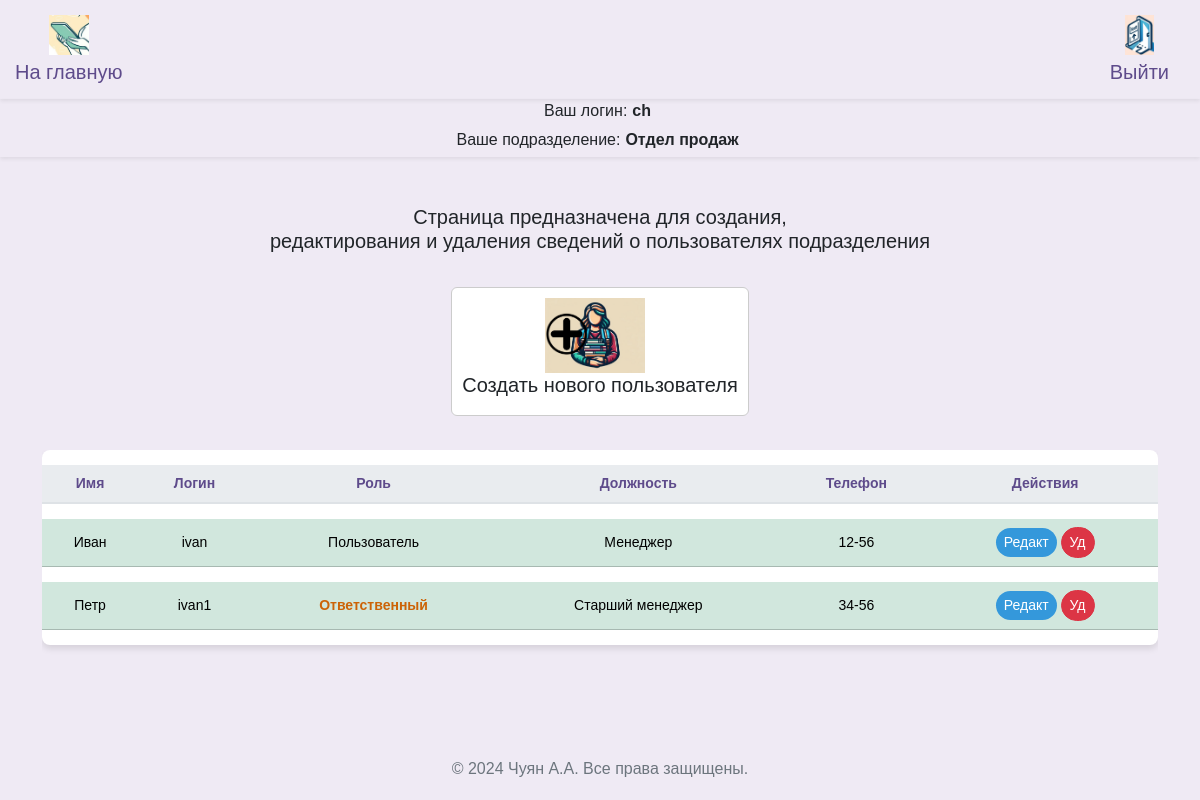
Screenshot of /workers (signed in) with the database file from the repository.
### src/database/models.py (models this page shows, shortened)
class Worker(Base):
    __tablename__ = "worker"
    id = Column(Integer, primary_key=True)
    role = Column(Enum(Role), default=Role.guest)
    fio = Column(String)
    name = Column(String, unique=True)
    password = Column(String)
    department = Column(String)
    position = Column(String)
    description = Column(String, default=None)
    conn_worker_arm = relationship(
        "Arm", back_populates="conn_arm_worker"
    )

### src/frontend/router.py (the view)
@router.get("/workers")
async def get_workers(
    request: Request,
    worker: Worker = Depends(get_worker_or_redirect),
    session: AsyncSession = Depends(get_session),
):
    data = await CRUDWorker.get_all_worker_sorted(session)
    return templates.TemplateResponse(
        "workers/index.html",
        {"request": request, "worker": worker, "data": data},
    )

### src/frontend/template/workers/index.html (shortened to what this page needs)
{% extends "base/base.html" %}
{% block content %}
<head>
</head>
<h5 class="mb-4" style="margin-bottom: 60px; text-align: center;">Страница предназначена для создания, <br> редактирования и удаления сведений о пользователях подразделения </h5>
<div class="d-flex flex-wrap justify-content-center align-items-center">
  <a class="nav-link" href="#" data-bs-toggle="modal" data-bs-target="#createWorkerModal" data-bs-workerdepartment="{{worker.department}}">
    <div class="d-flex align-items-center card" style="margin: 10px; border: 1px solid #ccc; padding: 10px; display: flex; justify-content: center;">
      <img src="../frontend/assets/img/icon_create_worker.jpg" alt="..." style="width: 100px; height: auto; margin-right: 10px;">
      <div>
        <h5 class="card-title" style="text-align: center;">Создать нового пользователя</h5>
      </div>
    </div>
  </a>
</div>
<div class="row ">
  <div class="col-12">
    <div class="table-responsive">
      <table class="table table-hover table-shadow table-rounded ">
        <thead>
          <tr>
            <th scope="col" >Имя</th>
            <th scope="col" >Логин</th>
            <th scope="col" >Роль</th>
            <th scope="col" >Должность</th>
            <th scope="col" >Телефон</th>
            <th scope="col" >Действия</th>
          </tr>
        </thead>
        <tbody class="text-center">
          {% for worker_tuple in data %}
            {% set workers = worker_tuple %}
              {% if workers.department == worker.department and workers.role.name != "admin"%}
                <tr class="table-success " >
                  <td>{{ workers.fio }}</td>
                  <td>{{ workers.name }}</td>
                  <td>{% if workers.role.name == 'user' %}<span class="orange-bold-text">Ответственный</span>{% elif workers.role.name == 'admin' %}<span class="red-bold-text">Администратор</span> {% else %}Пользователь{% endif %}</td>
                  <td>{{ workers.position }}</td>
                  <td>{{ workers.description }}</td>
                  <td>
                    <button type="button" class="btn btn-primary btn-sm" style="background-color: #3498db; color: white;"
                      data-bs-toggle="modal"
                      data-bs-target="#updateModal"
                      data-bs-1="{{workers.fio}}"
                      data-bs-2="{{workers.name}}"
                      data-bs-3="{{workers.position}}"
                      data-bs-4="{{workers.description}}"
                      data-bs-5= "{{workers.id}}"
                      data-bs-6= "{{workers.department}}"
                      data-bs-7= "{{workers.role}}">
                      Редакт
                    </button>
                    <button type="button" class="btn btn-danger btn-sm" style="color: white;"
                      onclick="deleteWorker('{{ workers.id }}')">
                      Уд
                    </button>
                  </td>
                </tr>
                {% endif %}
          {% endfor %}
        </tbody>
      </table>
    </div>
  </div>
</div>
{% endblock %}

### src/frontend/template/base/info.html (shortened to what this page needs)
<nav class="info navbar-expand-lg navbar-light shadow-sm">
  <div class="user-info">
    <div class="d-flex align-items-center">
      <span class="label">Ваш логин:</span>
      <span class="value">{{ worker.name }}</span>
    </div>
    <div class="d-flex align-items-center">
      <span class="label">Ваше подразделение:</span>
      <span class="value">{{ worker.department }}</span>
    </div>
  </div>
</nav>

### src/frontend/assets/css/base.css (style rules this page uses)
body { margin: 0; font-family: 'Nunito Sans', Arial, sans-serif; background-color: #efeaf4; }
.navbar-brand, .nav-link { color: #5e4b8b !important; }
.nav-link { margin: 0 10px; border-radius: 20px; transition: background-color 0.3s, color 0.3s; }
.table { background-color: #ffffff; color: #5e4b8b; border-collapse: separate; border-spacing: 0 15px; }
.table th, .table td { border-top: none !important; vertical-align: middle; }
.table thead th { background-color: #e9ecef; color: #5e4b8b; border-bottom: 2px solid #dee2e6; }
.table .btn, .table a { color: #7e57c2; transition: color 0.3s; }
.table td { padding: .5rem; }
.table-rounded { border-radius: .5rem; overflow: hidden; }
.table-shadow { box-shadow: 0 4px 6px rgba(0, 0, 0, 0.1); }
.btn { border-radius: 20px; }
.btn-primary { background-color: #8e44b0; border: none; color: #ffffff; transition: background-color 0.3s, color 0.3s, box-shadow 0.3s; }

### src/frontend/template/base/nav.html (style rules this page uses)
.user-info { text-align: center; display: flex; flex-direction: column; align-items: center; }

### src/frontend/template/base/info.html (style rules this page uses)
body, html { margin: 0; padding: 0; width: 100%; height: 100%; }
.user-info { text-align: center; display: flex; flex-direction: column; align-items: center; }
.user-info .label, .user-info .value { display: inline-block; width: auto; margin-right: 5px; max-width: 250px; margin-bottom: 5px; }
.user-info .value { font-weight: bold; }

### src/frontend/template/workers/index.html (style rules this page uses)
table { font-family: Arial, sans-serif; }
td { font-size: 14px; }
th { text-align: center; font-size: 14px; }
.orange-bold-text { color: rgb(204, 99, 7); font-weight: bold; }

### rows the page displays
Worker: name "ch", department "Отдел продаж"
Worker: fio "Иван", name "ivan", role "Пользователь", position "Менеджер", description "12-56"
Worker: fio "Петр", name "ivan1", role "Ответственный", position "Старший менеджер", description "34-56"
